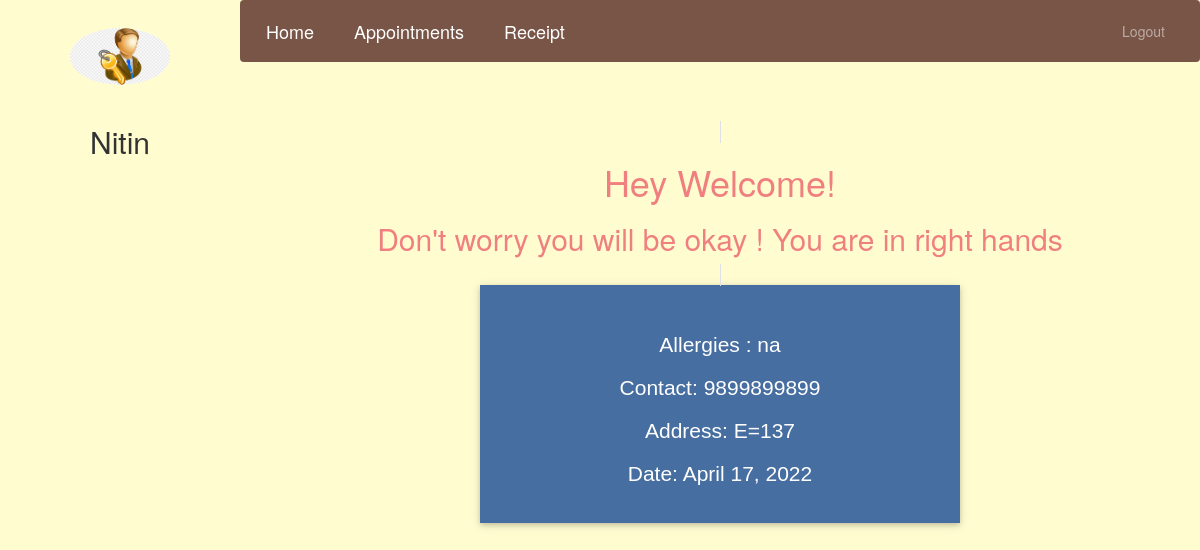
The app's page /patient-dashboard (signed in) with its own data.
### hospital/models.py (models this page shows, shortened)
class Patient(models.Model):
    user = models.OneToOneField(User, on_delete=models.CASCADE)
    profile_pic = models.ImageField(
        upload_to='profile_pic/PatientProfilePic/', default='../static/images/error.jpg', null=True, blank=True)
    address = models.CharField(max_length=40)
    mobile = models.CharField(max_length=20, null=False)
    symptoms = models.CharField(max_length=100, null=False)
    assignedDoctorId = models.PositiveIntegerField(null=True)
    admitDate = models.DateField(auto_now=True)
    status = models.BooleanField(default=False)

### hospital/views.py (the view)
# urls.py: path('patient-dashboard', views.patient_dashboard_view,
@login_required(login_url='patientlogin')
@user_passes_test(is_patient)
def patient_dashboard_view(request):
    patient = models.Patient.objects.get(user_id=request.user.id)
    mydict = {
        'patient': patient,
        'symptoms': patient.symptoms,
        'admitDate': patient.admitDate,
    }
    return render(request, 'hospital/patient_dashboard.html', context=mydict)

### hospital/views.py (called while the page is built)
def is_patient(user):
    return user.groups.filter(name='PATIENT').exists()

### templates/hospital/patient_dashboard.html
{% extends 'hospital/patient_base.html' %}
{% load static %}
{% block content %}
{%include 'hospital/patient_dashboard_cards.html'%}
<br><br><br><br>
{% endblock content %}

### templates/hospital/patient_base.html (shortened to what this page needs)
<!DOCTYPE html>
{% load static %}
<html lang="en">
<head>
  <link rel="stylesheet" href="https://stackpath.bootstrapcdn.com/bootstrap/4.3.1/css/bootstrap.min.css">
  <link rel="stylesheet" href="https://maxcdn.bootstrapcdn.com/font-awesome/4.7.0/css/font-awesome.min.css">
</head>
<body>
  <nav class="menu" tabindex="0">
    <header class="avatar">
      <img src="{% static patient.profile_pic.url %}" alt="Profile Pic" />
      <br><br>
      <h2>{{request.user.first_name}}</h2>
    </header>
  </nav>
  <main>
    <div class="bs-example">
      <nav class="navbar navbar-expand-md  navbar-dark fixed-top" style="background-color: rgb(121, 85, 72);">
        <a href="/patient-dashboard" class="navbar-brand">Home </a>
        <a href="/patient-view-appointment" class="navbar-brand">Appointments </a>
        <a href="/patient-discharge" class="navbar-brand">Receipt </a>
        <div class="collapse navbar-collapse justify-content-between" id="navbarCollapse">
          <div class="navbar-nav" style=" margin-left: 90%;">
            <a href="/logout" class="nav-item nav-link">Logout</a>
          </div>
        </div>
      </nav>
    </div>
    <br><br>
    {% block content %}
    {% endblock content %}
    <br><br><br><br><br><br><br>
  </main>
</body>
</html>

### templates/hospital/patient_dashboard_cards.html (shortened to what this page needs)
<!DOCTYPE html>
<html lang="en" dir="ltr">
<head>
  <link rel="stylesheet" href="https://maxcdn.bootstrapcdn.com/bootstrap/3.4.1/css/bootstrap.min.css">
  <link rel="stylesheet" href="https://cdnjs.cloudflare.com/ajax/libs/font-awesome/4.7.0/css/font-awesome.min.css">
</head>
<body style="background-color:rgb(255, 253, 208) ;" style="font-family: 'Work Sans', sans-serif;">
  <center>
    <div class="market-updates">
        <span class="border">
             <h1 style="color:lightcoral"><center>Hey Welcome!</center></h1>
             <h2 style="color:lightcoral"><center>Don't worry you will be okay ! You are in right hands</center></h2>
        </span>
      <div class="col-md-16 market-update-gd" style="margin-left:25%; margin-right: 25%;">
        <div class="market-update-block clr-block-1">
          <div class="col-md-16 market-update-left">
            <h3>Allergies : {{patient.symptoms}}</h3>
            <h3>Contact: {{patient.mobile}}</h3>
            <h3>Address: {{patient.address}}</h3>
            <h3>Date: {{patient.admitDate}}</h3>
          </div>
        </div>
      </div>
    </div>
  </center>
</body>
</html>

### templates/hospital/patient_base.html (style rules this page uses)
a:link { text-decoration: none; }
a { color: white; }
body { padding-left: 240px; }
main { position: relative; height: 100vh; }
.menu { background: transparent; height: 100vh; width: 240px; position: fixed; top: 0px; left: 0; z-index: 5; outline: none; }
.menu .avatar { border-radius: 50%; padding: 2em 0.5em; text-align: center; }
.menu .avatar img { width: 100px; border-radius: 50%; }
.menu .avatar h2 { font-weight: normal; margin-bottom: 0; }

### templates/hospital/patient_dashboard_cards.html (style rules this page uses)
.market-update-block { padding: 2em 2em; background: #999; }
.market-update-block h3 { color: #fff; font-size: 1.5em; font-family: 'Carrois Gothic', sans-serif; }
.market-update-block.clr-block-1 { background: #476ea1; color: black; margin: auto; box-shadow: 0 2px 5px 0 rgba(0, 0, 0, 0.16), 0 2px 10px 0 rgba(0, 0, 0, 0.12); transition: 0.5s all; -webkit-transition: 0.5s all; -moz-transition: 0.5s all; -o-transition: 0.5s all; }
.market-update-left { padding: 0px; }
body { background-color: rgb(255, 253, 208); font-family: 'Work Sans', sans-serif; }

### records on screen
Patient: profile_pic (picture), symptoms "na", mobile "9899899899", address "E=137", admitDate "April 17, 2022"

### other values on screen
{{ request.user.first_name }} "Nitin"
